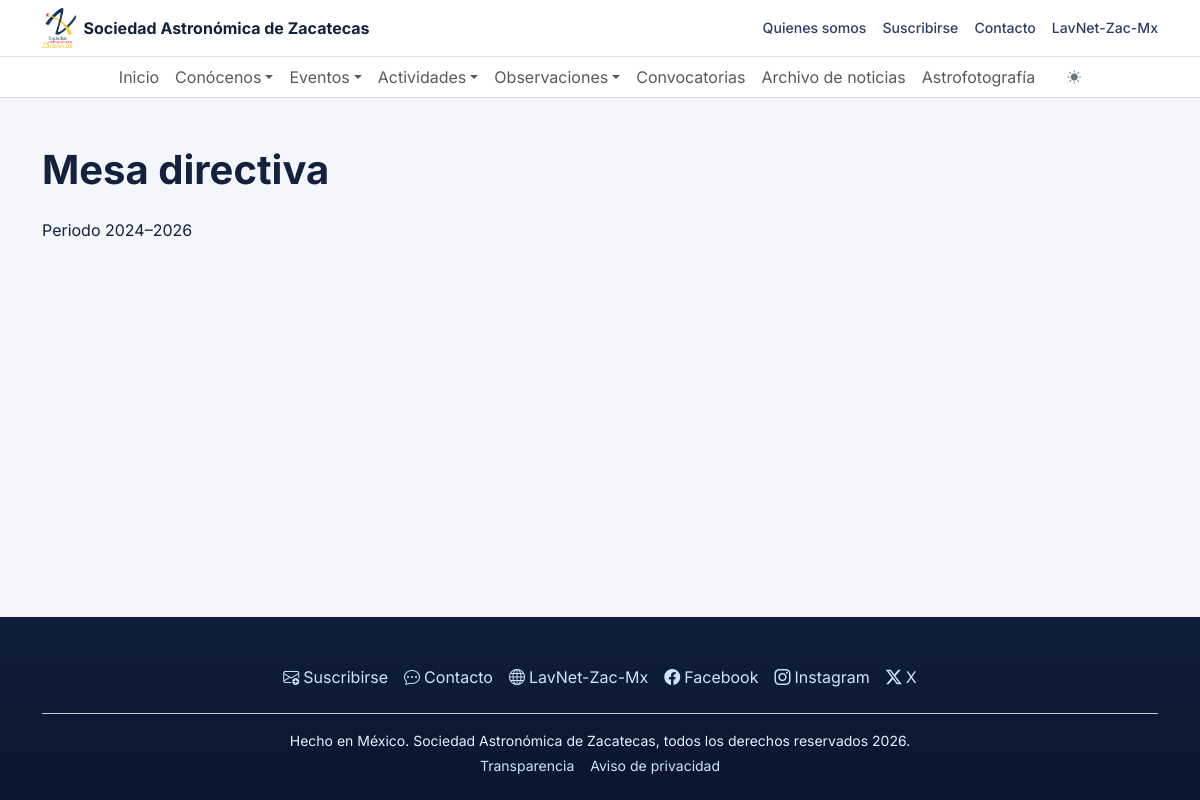
Screenshot of /pages/quienes-somos/mesa-directiva.php with the database file from the repository.
### tables this page shows
CREATE TABLE configuracion (
    clave       VARCHAR(100) PRIMARY KEY,
    valor       LONGTEXT     NOT NULL,
    tipo        VARCHAR(50)  NOT NULL DEFAULT 'text',
    grupo       VARCHAR(50)  NOT NULL DEFAULT 'General',
    descripcion VARCHAR(255)
);

### includes/repositories/configuracion.php (called while the page is built, shortened)
<?php
function get_config(string $clave): ?string
{
    $pdo       = get_pdo();
    $stmt      = $pdo->prepare('SELECT valor FROM configuracion WHERE clave = ?');
    $stmt->execute([$clave]);
    $resultado = $stmt->fetchColumn();
    return $resultado !== false ? $resultado : null;
}

### pages/quienes-somos/mesa-directiva.php (the view, shortened to what this page needs)
<?php
$basePath        = '../../';
require_once __DIR__ . '/../../includes/repositories/configuracion.php';
$mesaDirectivaPeriodo = get_config('mesa_directiva_periodo') ?? '2024–2026';
?>
<section class="py-5">
  <div class="container">
    <h1 class="section-title mb-4">Mesa directiva</h1>
    <p class="mb-4">Periodo <?= htmlspecialchars($mesaDirectivaPeriodo) ?></p>
  </div>
</section>
<?php
include __DIR__ . '/../../base.php';

### partials/header.php (shortened to what this page needs)
<?php
$_sitioNombre      = get_config('sitio_nombre')    ?? 'Sociedad Astronómica de Zacatecas';
$_lavnetUrl        = get_config('footer_lavnet_url')    ?? 'http://gipimo.ddns.net:8000/lavnet-zac/';
$_lavnetNombre     = get_config('footer_lavnet_nombre') ?? 'LavNet-Zac-Mx';
?>
<header class="sticky-top surface-nav border-bottom">
  <div class="topbar py-2">
    <div class="container d-flex flex-wrap align-items-center justify-content-between">
      <a class="navbar-brand fw-bold d-inline-flex align-items-center gap-2 mb-0" href="<?= $basePath ?>index.php">
        <img src="<?= $basePath ?>assets/img/logo-SAZ.png" alt="Logo SAZ" height="40">
        <?= htmlspecialchars($_sitioNombre) ?>
      </a>
      <div class="d-flex flex-wrap gap-3">
        <a href="<?= $basePath ?>pages/quienes-somos/index.php" class="topbar-link">Quienes somos</a>
        <a href="<?= $basePath ?>pages/suscribirse/index.php" class="topbar-link">Suscribirse</a>
        <a href="<?= $basePath ?>pages/contacto/index.php" class="topbar-link">Contacto</a>
        <a href="<?= htmlspecialchars($_lavnetUrl) ?>" class="topbar-link" target="_blank" rel="noopener noreferrer"><?= htmlspecialchars($_lavnetNombre) ?></a>
      </div>
    </div>
  </div>
  <nav class="navbar navbar-expand-lg py-0 border-top" aria-label="Menu principal">
    <div class="container">
      <div class="collapse navbar-collapse" id="navbarPrincipal">
        <ul class="navbar-nav mx-auto mb-2 mb-lg-0">
          <li class="nav-item">
            <a class="nav-link" href="<?= $basePath ?>index.php">Inicio</a>
          </li>
          <li class="nav-item dropdown">
            <a class="nav-link dropdown-toggle" href="#" role="button" data-bs-toggle="dropdown"
              aria-expanded="false">Conócenos</a>
          </li>
          <li class="nav-item dropdown">
            <a class="nav-link dropdown-toggle" href="#" role="button" data-bs-toggle="dropdown"
              aria-expanded="false">Eventos</a>
          </li>
          <li class="nav-item dropdown">
            <a class="nav-link dropdown-toggle" href="#" role="button" data-bs-toggle="dropdown"
              aria-expanded="false">Actividades</a>
          </li>
          <li class="nav-item dropdown">
            <a class="nav-link dropdown-toggle" href="#" role="button" data-bs-toggle="dropdown"
              aria-expanded="false">Observaciones</a>
          </li>
          <li class="nav-item">
            <a class="nav-link" href="<?= $basePath ?>pages/convocatorias/index.php">Convocatorias</a>
          </li>
          <li class="nav-item">
            <a class="nav-link" href="<?= $basePath ?>pages/noticias/index.php">Archivo de noticias</a>
          </li>
          <li class="nav-item">
            <a class="nav-link" href="<?= $basePath ?>pages/astrofotografia/index.php">Astrofotografía</a>
          </li>
          <li class="nav-item d-flex align-items-center ms-lg-3">
            <button type="button" id="themeToggle" class="btn btn-sm btn-outline-secondary border-0"
              aria-label="Cambiar tema claro/oscuro" title="Cambiar tema">
              <i class="bi bi-sun-fill" id="themeIcon"></i>
            </button>
          </li>
        </ul>
      </div>
    </div>
  </nav>
</header>

### partials/footer.php (shortened to what this page needs)
<?php
$_footerFacebook        = get_config('social_facebook')             ?? 'https://www.facebook.com/SAZacatecas';
$_footerInstagram       = get_config('social_instagram')            ?? 'https://www.instagram.com/sazacatecas/';
$_footerX               = get_config('social_x')                    ?? '';
$_footerLavnetUrl       = get_config('footer_lavnet_url')           ?? 'http://gipimo.ddns.net:8000/lavnet-zac/';
$_footerLavnetNombre    = get_config('footer_lavnet_nombre')        ?? 'LavNet-Zac-Mx';
$_footerCopyright       = get_config('footer_copyright')            ?? 'Hecho en México. Sociedad Astronómica de Zacatecas, todos los derechos reservados';
$_footerTransparencia   = get_config('footer_transparencia_url')    ?? '#';
$_footerPrivacidad      = get_config('footer_aviso_privacidad_url') ?? '#';
?>
<footer id="footer" class="pt-5 pb-4">
  <div class="container">
    <div class="d-flex flex-wrap justify-content-center align-items-center gap-3 mb-4">
      <a href="<?= $basePath ?>pages/suscribirse/index.php" class="footer-link">
        <i class="bi bi-envelope-plus me-1"></i>Suscribirse
      </a>
      <a href="<?= $basePath ?>pages/contacto/index.php" class="footer-link">
        <i class="bi bi-chat-dots me-1"></i>Contacto
      </a>
      <a href="<?= htmlspecialchars($_footerLavnetUrl) ?>" class="footer-link" target="_blank" rel="noopener noreferrer" aria-label="<?= htmlspecialchars($_footerLavnetNombre) ?>">
        <i class="bi bi-globe me-1"></i><?= htmlspecialchars($_footerLavnetNombre) ?>
      </a>
      <?php if (!empty($_footerFacebook)): ?>
      <a href="<?= htmlspecialchars($_footerFacebook) ?>" class="footer-link" target="_blank" rel="noopener noreferrer" aria-label="Facebook de la Sociedad Astronómica de Zacatecas">
        <i class="bi bi-facebook me-1"></i>Facebook
      </a>
      <?php endif; ?>
      <?php if (!empty($_footerInstagram)): ?>
      <a href="<?= htmlspecialchars($_footerInstagram) ?>" class="footer-link" target="_blank" rel="noopener noreferrer" aria-label="Instagram de la Sociedad Astronómica de Zacatecas">
        <i class="bi bi-instagram me-1"></i>Instagram
      </a>
      <?php endif; ?>
      <?php if (!empty($_footerX)): ?>
      <a href="<?= htmlspecialchars($_footerX) ?>" class="footer-link" target="_blank" rel="noopener noreferrer" aria-label="X (Twitter) de la Sociedad Astronómica de Zacatecas">
        <i class="bi bi-twitter-x me-1"></i>X
      </a>
      <?php endif; ?>
    </div>
    <div class="text-center border-top border-secondary-subtle pt-3">
      <p class="mb-1 small"><?= htmlspecialchars($_footerCopyright) ?> <span id="currentYear"></span>.</p>
      <div class="d-flex justify-content-center gap-3 small">
        <a href="<?= htmlspecialchars($_footerTransparencia) ?>" class="footer-link">Transparencia</a>
        <a href="<?= htmlspecialchars($_footerPrivacidad) ?>" class="footer-link" aria-label="Aviso de privacidad de la SAZ">Aviso de privacidad</a>
      </div>
    </div>
  </div>
</footer>

### assets/css/styles.css (style rules this page uses)
:root { --bg-dark: #081226; --bg-dark-2: #0f1e3c; --surface: #ffffff; --surface-alt: #f3f6fb; --text-main: #14213d; --text-light: #e8efff; --accent: #4db6ff; --accent-2: #7dd3fc; --border-soft: #dce3ef; --font-family: 'Inter', system-ui, -apple-system, sans-serif; }
html { scroll-behavior: smooth; }
body { font-family: var(--font-family); color: var(--text-main); background: rgba(243, 246, 251, 0.9); display: flex; flex-direction: column; min-height: 100vh; }
.topbar { background: #ffffff; }
.topbar-link { color: #2c3e67; text-decoration: none; font-size: 0.88rem; font-weight: 500; transition: color 0.2s ease; }
.surface-nav { background: rgba(255, 255, 255, 0.96); backdrop-filter: blur(6px); }
.section-title { font-weight: 700; color: var(--text-main); }
footer { background: linear-gradient(180deg, var(--bg-dark-2), #09162e); color: var(--text-light); }
.footer-link { color: #cfe2ff; text-decoration: none; transition: color 0.2s ease; }

### rows the page displays
configuracion: valor "Sociedad Astronómica de Zacatecas"
configuracion: valor "LavNet-Zac-Mx"
configuracion: valor "2024–2026"
configuracion: valor "Hecho en México. Sociedad Astronómica de Zacatecas, todos los derechos reservados"
